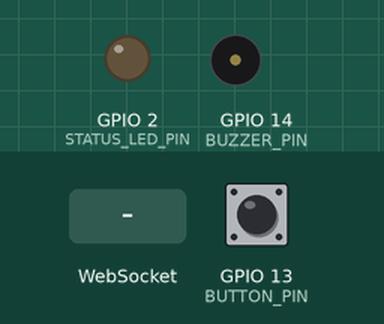
Bench run of a sketch on a simulated ESP32. On the bench: output pins drawn as LEDs (lit = HIGH), buzzer (waves = sounding, pin HIGH). Dashed ring = blinking. The inputs (shaded band) are chosen by the test bench; at power-on: GPIO 13 (BUTTON_PIN) HIGH. WiFi joins after 1.5 s; servers stay silent unless stated; what the sketch prints to the serial monitor is not drawn.

Above: at 2.9 s.
3.0 s: GPIO 13 (BUTTON_PIN) pulled LOW for 3.2 s
At 6.11 s:
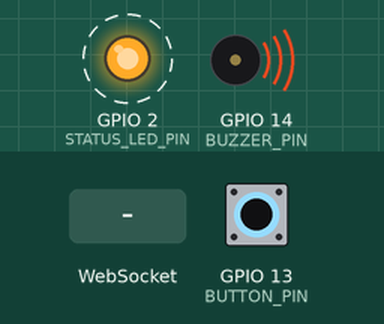
8.0 s: WebSocket text "1" received
At 8.4 s:
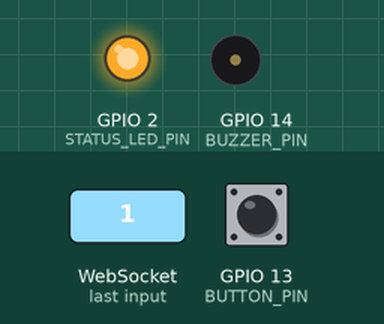
9.5 s: GPIO 13 (BUTTON_PIN) pulled LOW for 0.15 s
At 10.5 s:
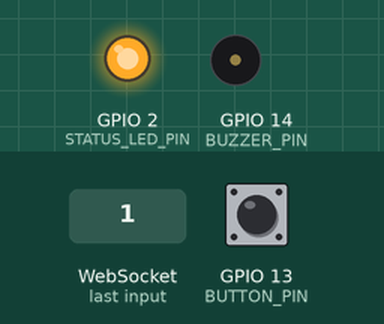
Timing chart, 0 to 12.5 s (numbered marks = the images above; inputs shaded):
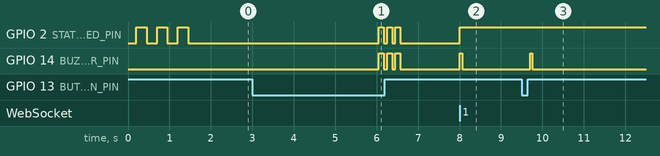

Measured:
- after the input at 3.0 s, GPIO 2 (STATUS_LED_PIN), GPIO 14 (BUZZER_PIN): alternates HIGH for 0.12 s and LOW for 0.08 s, 6 changes in all, then stays LOW, starting after 3.1 s
- after the input at 8.0 s, GPIO 2 (STATUS_LED_PIN): LOW → HIGH at once; GPIO 14 (BUZZER_PIN): LOW → HIGH at once, → LOW 0.06 s later
- after the input at 9.5 s, GPIO 14 (BUZZER_PIN): LOW → HIGH after 0.20 s, → LOW 0.05 s later

The sketch:

ESP32_Voice_Button.ino
```cpp
/*
 * SightLink AI — ESP32 Hands-Free Voice Assistant Hardware Button
 * ------------------------------------------------------------------
 * Features:
 *   - Hardware button on GPIO 13 (active-LOW with internal INPUT_PULLUP)
 *   - 50 ms software debounce
 *   - Single press (< 3.0 s)  -> WebSocket "single_press" (starts listening or cancels active action)
 *   - Long press  (>= 3.0 s)  -> WebSocket "long_press"  (triggers Emergency SOS immediately on press hold)
 *   - Auto-reconnecting WebSocket client to SightLink FastAPI backend (/ws/hardware)
 *   - LED (GPIO 2) + optional piezo buzzer (GPIO 14) confirmation cues
 *
 * Libraries required (Arduino Library Manager):
 *   1. WebSockets by Markus Sattler (WebSocketsClient.h)
 *   2. Built-in ESP32 WiFi.h
 */

#include <WiFi.h>
#include <WebSocketsClient.h>

// ==================== USER CONFIGURATION (FILL IN YOUR NETWORK) ====================
const char* WIFI_SSID       = "YOUR_WIFI_SSID";
const char* WIFI_PASSWORD   = "YOUR_WIFI_PASSWORD";

// Host IP / domain of your SightLink backend (e.g. "192.168.1.50" on LAN)
const char* BACKEND_HOST    = "192.168.1.50";
const uint16_t BACKEND_PORT = 8000;
const char* DEVICE_ID       = "esp32-voice-button";

// Optional: set if HARDWARE_BUTTON_TOKEN is configured in backend .env (leave empty "" if unset)
const char* HARDWARE_TOKEN  = "";
// Optional: SightLink User UUID if you want long-press SOS to dispatch even with no browser open
const char* LINKED_USER_ID  = "";

// ==================== HARDWARE PINS & TIMING ====================
const int BUTTON_PIN        = 13;     // Tactile push button -> GPIO 13 and GND
const int STATUS_LED_PIN    = 2;      // ESP32 onboard blue LED
const int BUZZER_PIN        = 14;     // Optional passive/active buzzer (3.3V transistor/direct piezo)

const unsigned long DEBOUNCE_MS      = 50;
const unsigned long LONG_PRESS_MS    = 3000;
const unsigned long HEARTBEAT_MS     = 15000;

// ==================== STATE ====================
WebSocketsClient webSocket;
bool wsConnected = false;

int rawReading = HIGH;
int lastStableState = HIGH;
unsigned long lastDebounceTime = 0;

bool buttonHeld = false;
bool longPressFired = false;
unsigned long pressStartTime = 0;
unsigned long lastHeartbeatAt = 0;

void beepCue(int count, int durationMs, int gapMs) {
  for (int i = 0; i < count; i++) {
    digitalWrite(BUZZER_PIN, HIGH);
    digitalWrite(STATUS_LED_PIN, HIGH);
    delay(durationMs);
    digitalWrite(BUZZER_PIN, LOW);
    digitalWrite(STATUS_LED_PIN, LOW);
    if (i < count - 1) delay(gapMs);
  }
  if (wsConnected) {
    digitalWrite(STATUS_LED_PIN, HIGH);
  }
}

void sendButtonEvent(const char* action) {
  String payload = "{\"action\":\"";
  payload += action;
  payload += "\",\"device_id\":\"";
  payload += DEVICE_ID;
  payload += "\",\"source\":\"esp32_ws\"";
  if (strlen(LINKED_USER_ID) > 0) {
    payload += ",\"user_id\":\"";
    payload += LINKED_USER_ID;
    payload += "\"";
  }
  payload += "}";

  Serial.print("[WS] Sending button event: ");
  Serial.println(payload);

  if (wsConnected) {
    webSocket.sendTXT(payload);
  } else {
    Serial.println("[WS] Not connected yet — queued reconnect in progress.");
  }
}

void onWebSocketEvent(WStype_t type, uint8_t* payload, size_t length) {
  switch (type) {
    case WStype_DISCONNECTED:
      wsConnected = false;
      digitalWrite(STATUS_LED_PIN, LOW);
      Serial.println("[WS] Disconnected from SightLink backend");
      break;

    case WStype_CONNECTED:
      wsConnected = true;
      digitalWrite(STATUS_LED_PIN, HIGH);
      Serial.printf("[WS] Connected to SightLink backend: %s\n", payload);
      beepCue(1, 60, 0);
      break;

    case WStype_TEXT:
      Serial.printf("[WS] Server message: %s\n", payload);
      break;

    default:
      break;
  }
}

void connectWiFi() {
  if (WiFi.status() == WL_CONNECTED) return;

  Serial.printf("Connecting to WiFi '%s'", WIFI_SSID);
  WiFi.mode(WIFI_STA);
  WiFi.begin(WIFI_SSID, WIFI_PASSWORD);

  unsigned long start = millis();
  while (WiFi.status() != WL_CONNECTED && millis() - start < 15000) {
    digitalWrite(STATUS_LED_PIN, !digitalRead(STATUS_LED_PIN));
    delay(250);
    Serial.print(".");
  }
  Serial.println();

  if (WiFi.status() == WL_CONNECTED) {
    Serial.print("WiFi connected! ESP32 IP: ");
    Serial.println(WiFi.localIP());
  } else {
    Serial.println("WiFi connection timed out; will retry.");
  }
}

void setupWebSocket() {
  String path = String("/ws/hardware?device_id=") + DEVICE_ID;
  if (strlen(HARDWARE_TOKEN) > 0) {
    path += "&token=";
    path += HARDWARE_TOKEN;
  }
  if (strlen(LINKED_USER_ID) > 0) {
    path += "&user_id=";
    path += LINKED_USER_ID;
  }

  webSocket.begin(BACKEND_HOST, BACKEND_PORT, path);
  webSocket.onEvent(onWebSocketEvent);
  webSocket.setReconnectInterval(3000);
  webSocket.enableHeartbeat(15000, 3000, 2);
}

void handleButton() {
  int reading = digitalRead(BUTTON_PIN);
  unsigned long now = millis();

  if (reading != rawReading) {
    lastDebounceTime = now;
    rawReading = reading;
  }

  if ((now - lastDebounceTime) >= DEBOUNCE_MS) {
    if (reading != lastStableState) {
      lastStableState = reading;

      if (lastStableState == LOW) {
        // Button pressed down
        buttonHeld = true;
        longPressFired = false;
        pressStartTime = now;
      } else {
        // Button released
        if (buttonHeld && !longPressFired) {
          unsigned long heldMs = now - pressStartTime;
          if (heldMs >= DEBOUNCE_MS) {
            Serial.printf("[BTN] Single press detected (%lu ms)\n", heldMs);
            beepCue(1, 50, 0);
            sendButtonEvent("single_press");
          }
        }
        buttonHeld = false;
        longPressFired = false;
      }
    }
  }

  // Trigger 3-second long press immediately while held (no wait for release)
  if (buttonHeld && !longPressFired && (now - pressStartTime) >= LONG_PRESS_MS) {
    longPressFired = true;
    Serial.println("[BTN] LONG PRESS >= 3s DETECTED — DIRECT EMERGENCY SOS!");
    beepCue(3, 120, 80);
    sendButtonEvent("long_press");
  }
}

void setup() {
  Serial.begin(115200);
  delay(200);

  pinMode(BUTTON_PIN, INPUT_PULLUP);
  pinMode(STATUS_LED_PIN, OUTPUT);
  pinMode(BUZZER_PIN, OUTPUT);
  digitalWrite(STATUS_LED_PIN, LOW);
  digitalWrite(BUZZER_PIN, LOW);

  connectWiFi();
  setupWebSocket();
}

void loop() {
  if (WiFi.status() != WL_CONNECTED) {
    connectWiFi();
  }

  webSocket.loop();
  handleButton();

  unsigned long now = millis();
  if (wsConnected && (now - lastHeartbeatAt) >= HEARTBEAT_MS) {
    lastHeartbeatAt = now;
    webSocket.sendTXT("ping");
  }
}
```
